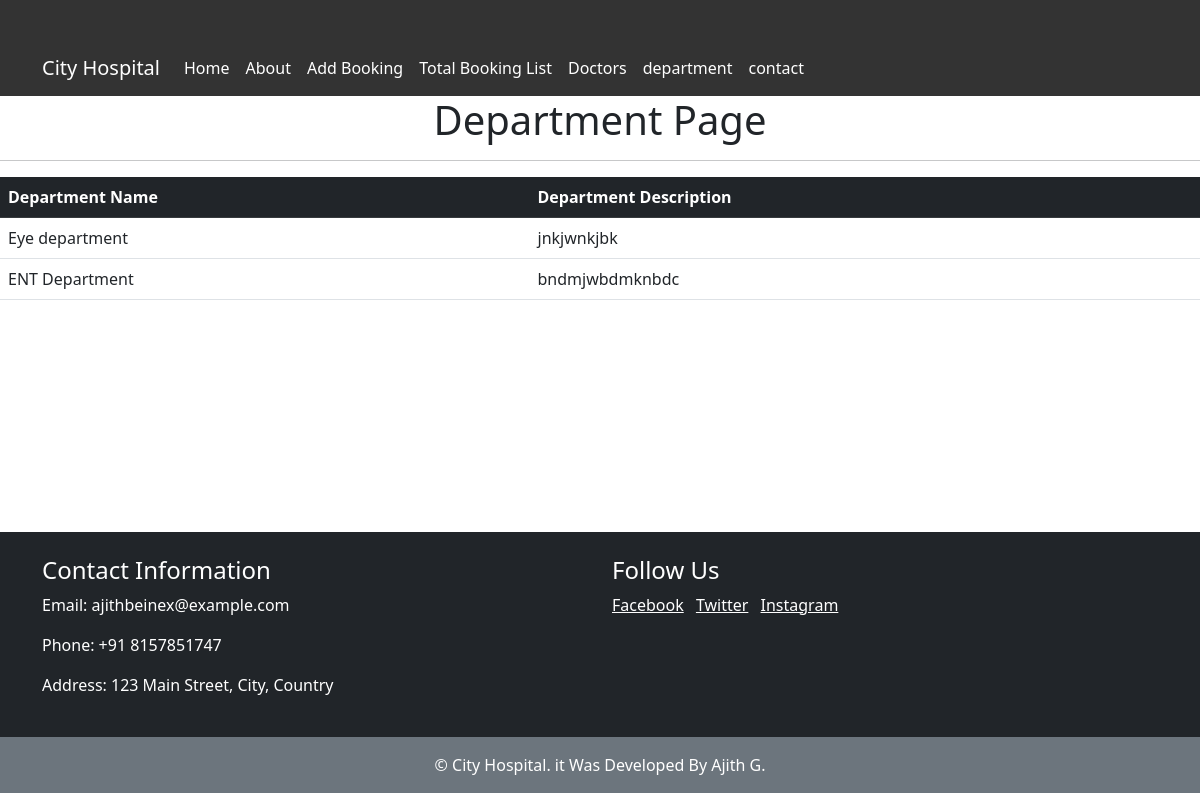
Page /department/ on the committed database.
### home/models.py (models this page shows, shortened)
class Department(models.Model):
    dep_name=models.CharField(max_length=50)
    dep_description=models.TextField()

### home/views.py (the view)
# urls.py: path('department/',views.department,name='department'),
def department(request):
    dept = Department.objects.all()
    return render(request, 'department.html', {'dept': dept})

### templates/department.html (shortened to what this page needs)
{% extends 'home.html' %}
{% block content %}
  <h1 style="text-align:center;">Department Page</h1>
  <hr>
  <div>
    <table class="table">
      <thead class="table-dark">
        <tr>
          <th>Department Name</th>
          <th>Department Description</th>
        </tr>
      </thead>
      <tbody>
        {% for i in dept %}
          <tr>
            <td>{{ i.dep_name }}</td>
            <td>{{ i.dep_description }}</td>
          </tr>
        {% endfor %}
      </tbody>
    </table>
  </div>
{% endblock %}

### rows in the picture
Department: dep_name "Eye department", dep_description "jnkjwnkjbk"
Department: dep_name "ENT Department", dep_description "bndmjwbdmknbdc"
